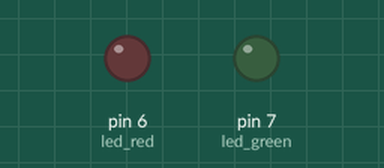
Simulated run of this sketch. Board: Arduino Uno, built with avr-gcc and run on an emulated ATmega328P. Shown: output pins drawn as LEDs (lit = HIGH).

Above: at 0.5 s.
At 2.0 s:
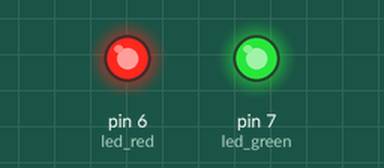
At 3.5 s:
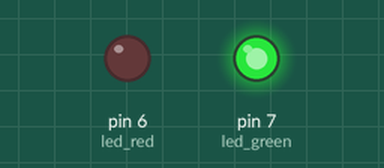
At 4.5 s:
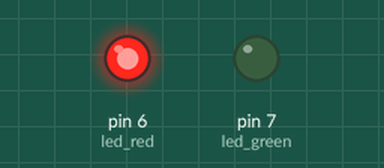
Timing chart, 0 to 5.2 s (numbered marks = the images above):
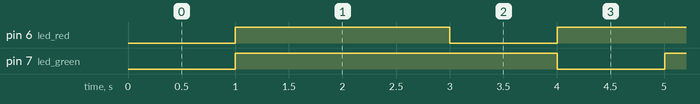

Measured:
- by itself, pin 6 (led_red): alternates HIGH for 2.0 s and LOW for 1.0 s
- by itself, pin 7 (led_green): alternates HIGH for 3.0 s and LOW for 1.0 s
- by itself, everything shown: repeats every 12.0 s, in 14 steps

The sketch:

led_multi.ino
```cpp
int led_green = 7;
int led_red = 6;

long on_red = 2000;
long off_red = 1000;

long on_green = 3000;
long off_green = 1000;

bool flag_start = true;

unsigned long currentMillis;
unsigned long red_start;
unsigned long green_start;

void digitalWriteReverse(int pin) {
  if (digitalRead(pin) == HIGH){
    digitalWrite(pin,LOW);
  }
  else {
    digitalWrite(pin,HIGH);
  }
}

void setup() {
  // put your setup code here, to run once:
  pinMode(led_green, OUTPUT);
  pinMode(led_red,OUTPUT);
  Serial.begin(9600);
}

void loop() {

  if (flag_start == true) {//첫 루프일 경우
    currentMillis = millis();
    red_start = currentMillis;
    green_start = currentMillis;
    flag_start = false;
  }
  else {
    currentMillis = millis();
  }
  //빨간거 체크
  if(digitalRead(led_red) == HIGH) { //켜져 있는 경우
    if(currentMillis - red_start > on_red){
      digitalWriteReverse(led_red);
      red_start = currentMillis;
    }
  }
  else { //꺼져 있는 경우
    if(currentMillis - red_start > off_red) {
      digitalWriteReverse(led_red);
      red_start = currentMillis;
    }
  }

  //초록색 체크
  if(digitalRead(led_green) == HIGH) { //켜져 있는 경우
    if(currentMillis - green_start > on_green){
      digitalWriteReverse(led_green);
      green_start = currentMillis;
    }
  }
  else { //꺼져 있는 경우
    if(currentMillis - green_start > off_green) {
      digitalWriteReverse(led_green);
      green_start = currentMillis;
    }
  }
}
```
